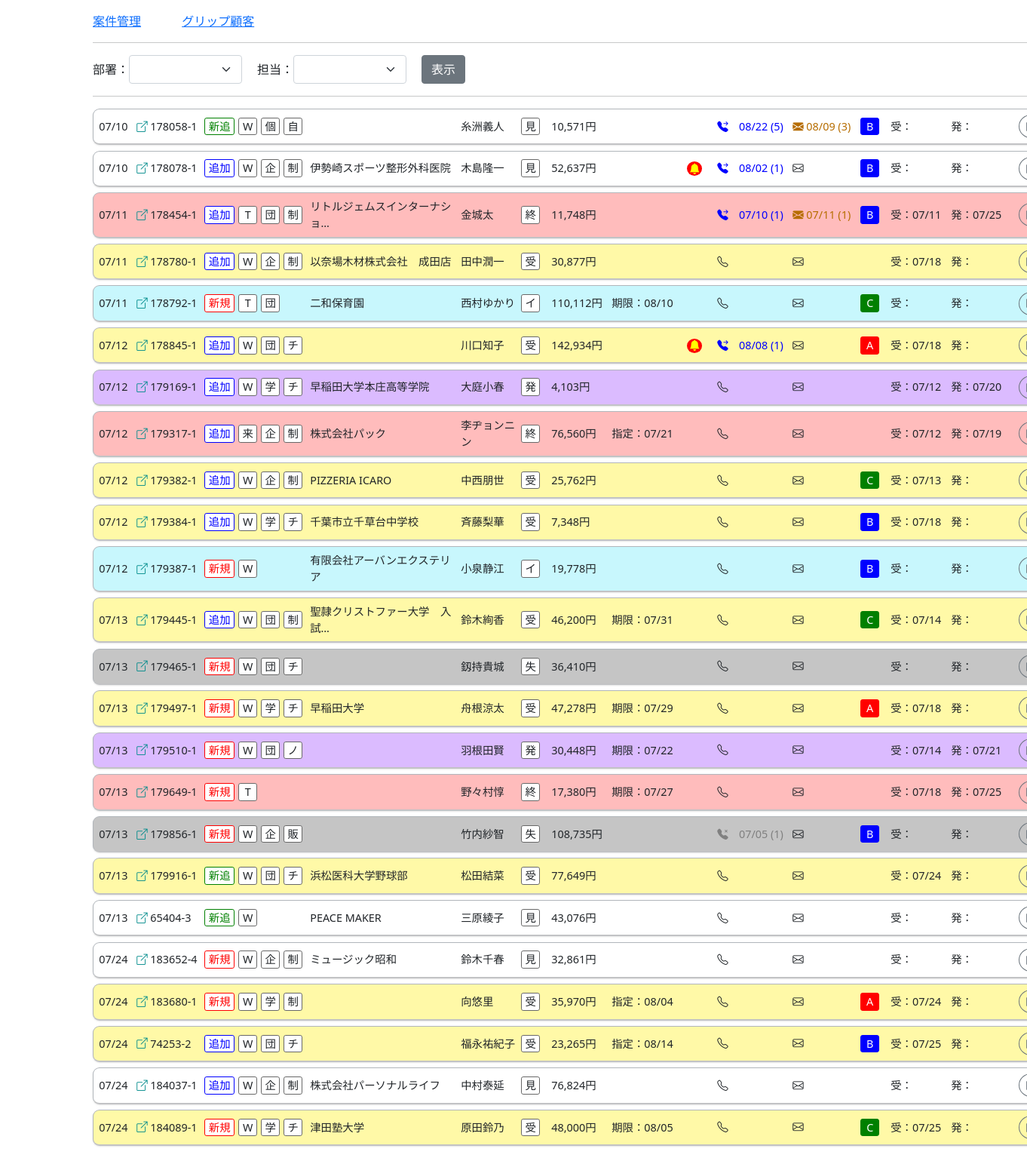
The page / on the database its author committed.
### sfa/models.py (models this page shows, shortened)
class Sfa_data(models.Model):
    mitsu_id=models.CharField("見積ID",max_length=10)
    mitsu_num=models.CharField("見積番号",max_length=10)
    mitsu_ver=models.CharField("見積バージョン",max_length=10)
    status=models.CharField("ステータス",max_length=10)
    order_kubun=models.CharField("注文区分",max_length=10)
    use_kubun=models.CharField("利用区分",max_length=10,blank=True)
    use_youto=models.CharField("使用用途",max_length=30,blank=True)
    nouhin_kigen=models.CharField("納品期限日",max_length=10,blank=True)
    nouhin_shitei=models.CharField("納品指定日",max_length=10,blank=True)
    mitsu_day=models.CharField("初回見積日",max_length=10)
    juchu_day=models.CharField("受注日",max_length=10,blank=True)
    hassou_day=models.CharField("発送完了日",max_length=10,blank=True)
    cus_id=models.CharField("顧客ID",max_length=10)
    sei=models.CharField("姓",max_length=10)
    mei=models.CharField("名",max_length=10)
    mail=models.CharField("メール",max_length=50,blank=True)
    pref=models.CharField("都道府県",max_length=10)
    com=models.CharField("会社名",max_length=50,blank=True)
    keiro=models.CharField("流入経路",max_length=10)
    money=models.IntegerField("金額",default=0)
    kakudo=models.CharField("確度",max_length=5,blank=True)
    alert=models.IntegerField("アラート",default=0)

### sfa/views.py (the view)
# urls.py: path('', index, name="index"),
def index(request):
    ins=Sfa_data.objects.all()
    list=[]
    for i in ins:
        dic={}
        dic["mitsu_id"]=i.mitsu_id
        dic["cus_id"]=i.cus_id
        dic["mitsu_day"]=i.mitsu_day[5:].replace("-","/")
        dic["mitsu_num"]=i.mitsu_num + "-" + i.mitsu_ver
        dic["order_kubun"]=i.order_kubun
        dic["keiro"]=i.keiro[:1]
        dic["use_kubun"]=i.use_kubun[:1]
        d={"チームウェア・アイテム":"チ","制服・スタッフウェア":"制","販促・ノベルティ":"ノ",
          "記念品・贈答品":"記","販売":"販","自分用":"自","その他":"他","":""}
        dic["use_youto"]=d[i.use_youto]
        dic["com"]=i.com
        dic["cus"]=i.sei + i.mei
        d={"見積送信":"見","イメージ":"イ","受注":"受","発送完了":"発","終了":"終","失注":"失","連絡待ち":"待"}
        dic["status"]=d[i.status]
        dic["money"]=i.money
        if i.nouhin_kigen != "":
            dic["nouki"]="期限：" + i.nouhin_kigen[5:].replace("-","/")
        elif i.nouhin_shitei != "":
            dic["nouki"]="指定：" +i.nouhin_shitei[5:].replace("-","/")
        else:
            dic["nouki"]=""
        dic["kakudo"]=i.kakudo
        dic["juchu"]=i.juchu_day[5:].replace("-","/")
        dic["hassou"]=i.hassou_day[5:].replace("-","/")
        tel_count=Sfa_action.objects.filter(mitsu_id=i.mitsu_id,type=1).count()
        if tel_count > 0:
            act_tel=Sfa_action.objects.filter(mitsu_id=i.mitsu_id,type=1).latest("day")
            dic["tel"]=act_tel.day[5:].replace("-","/") + " (" + str(tel_count) + ")"
            if act_tel.tel_result=="対応":
                dic["tel_result"]=1
            else:
                dic["tel_result"]=2
        else:
            dic["tel_result"]=0
        mail_count=Sfa_action.objects.filter(mitsu_id=i.mitsu_id,type=2).count()
        if mail_count > 0:
            act_mail=Sfa_action.objects.filter(mitsu_id=i.mitsu_id,type=2).latest("day")
            dic["mail"]=act_mail.day[5:].replace("-","/") + " (" + str(mail_count) + ") "
            dic["mail_result"]=1
        else:
            dic["mail_result"]=0
        today=str(date.today())
        alert_count=Sfa_action.objects.filter(mitsu_id=i.mitsu_id,type=4,alert_check=0,day__lte=today).count()
        dic["alert"]=alert_count
        list.append(dic)
    return render(request,"sfa/index.html",{"list":list})

### sfa/templates/sfa/index.html (shortened to what this page needs)
{% load static %}
{% load humanize %}
<!DOCTYPE html>
<html lang="ja">
<head>
    <link rel="stylesheet" href="{% static 'main.css' %}">
    <link href="https://cdn.jsdelivr.net/npm/bootstrap@5.0.2/dist/css/bootstrap.min.css" rel="stylesheet">
    <link rel="stylesheet" href="https://cdn.jsdelivr.net/npm/bootstrap-icons@1.8.0/font/bootstrap-icons.css">
</head>
<body>
    <div class="container mt-3 mb-5">
        <div style="margin: 0 auto; width: 1310px;">
            <div >
                <span><a href="{% url 'sfa:index' %}">案件管理</a></span>
                <span style="margin-left: 50px;"><a href="{% url 'crm:grip_index' %}">グリップ顧客</a></span>
            </div>
            <hr>
            <div class="flex">
                <div>部署：</div>
                <div>
                    <select class="form-select" name="busho" id="busho" style="width: 150px;">
                        <option></option>
                        <option>東京チーム</option>
                    </select>
                </div>
                <div style="margin-left: 20px;">担当：</div>
                <div>
                    <select class="form-select" name="tantou" id="tantou" style="width: 150px;"></select>
                </div>
                <div style="margin-left: 20px;">
                    <button type="button" class="btn btn-secondary">表示</button>
                </div>
            </div>
            <hr>
            <div>
                {% for i in list %}
                {% if i.status == "見" %}
                <div class="flex sfa_main" style="background-color: #FFF;">
                {% elif i.status == "イ" %}
                <div class="flex sfa_main" style="background-color: #c8f7fd;">
                {% elif i.status == "受" %}
                <div class="flex sfa_main" style="background-color: #fff9a7;">
                {% elif i.status == "発" %}
                <div class="flex sfa_main" style="background-color: #dbbbff;">
                {% elif i.status == "終" %}
                <div class="flex sfa_main" style="background-color: #ffbcbc;">
                {% elif i.status == "失" %}
                <div class="flex sfa_main" style="background-color: #c5c5c5;">
                {% elif i.status == "待" %}
                <div class="flex sfa_main" style="background-color: #FFF;">
                {% endif %}
                    <div style="width: 50px;">{{i.mitsu_day}}</div>
                    <div style="width: 90px;">
                        <span style="color: #008b8b;"><i class="bi bi-box-arrow-up-right"></i></span> {{i.mitsu_num}}
                    </div>
                    <div style="width: 45px;">
                        {% if i.order_kubun == "新規" %}
                            <div class="order order_1">新規</div>
                        {% elif i.order_kubun == "追加" %}
                            <div class="order order_2">追加</div>
                        {% elif i.order_kubun == "追加新柄" %}
                            <div class="order order_3">新追</div>
                        {% endif %}
                    </div>
                    <div style="width: 30px;">
                        {% if i.keiro %}<div class="order_use">{{i.keiro}}</div>{% endif %}
                    </div>
                    <div style="width: 30px;">
                        {% if i.use_kubun %}<div class="order_use">{{i.use_kubun}}</div>{% endif %}
                    </div>
                    <div style="width: 35px;">
                        {% if i.use_youto %}<div class="order_use">{{i.use_youto}}</div>{% endif %}
                    </div>
                    <div style="width: 200px;">{{i.com | truncatechars:15}}</div>
                    <div style="width: 80px;">{{i.cus | truncatechars:6}}</div>
                    <div style="width: 40px;"><div class="order_use">{{i.status}}</div></div>
                    <div style="width: 80px;">{{i.money | intcomma}}円</div>
                    <div style="width: 100px;">{{i.nouki}}</div>
                    <div style="width: 40px;">
                        {% if i.alert != 0 %}
                            <span class="bell"><i class="bi bi-bell-fill"></i></span>
                        {% endif %}
                    </div>
                    <div style="width: 100px;">
                        {% if i.tel_result == 0 %}
                            <span><i class="bi bi-telephone"></i></span>
                        {% elif i.tel_result == 1 %}
                            <span style="color: blue;"><i class="bi bi-telephone-forward-fill"></i>　{{i.tel}}</span>
                        {% elif i.tel_result == 2 %}
                            <span style="color: gray"><i class="bi bi-telephone-x-fill"></i>　{{i.tel}}</span>
                        {% endif %}
                    </div>
                    <div style="width: 90px;">
                        {% if i.mail_result == 0 %}
                            <span><i class="bi bi-envelope"></i></span>
                        {% else %}
                            <span style="color: #b66d00;"><i class="bi bi-envelope-fill"></i> {{i.mail}}</span>
                        {% endif %}
                    </div>
                    <div style="width: 40px;">
                        {% if i.kakudo == "A" %}
                            <div class="kakudo kakudo_A">A</div>
                        {% elif i.kakudo == "B" %}
                            <div class="kakudo kakudo_B">B</div>
                        {% elif i.kakudo == "C" %}
                            <div class="kakudo kakudo_C">C</div>
                        {% endif %}</div>
                    <div style="width: 80px;">受：{{i.juchu}}</div>
                    <div style="width: 90px;">発：{{i.hassou}}</div>
                    <div style="width: 40px;" id="{{i.mitsu_id}}" name="sfa_list">
                        <button type="button" class="btn btn-outline-secondary btn-sm" style="border-radius: 50%;" data-bs-toggle="modal" data-bs-target="#modal_est">
                        </button>
                    </div>
                </div>
                {% endfor %}
            </div>
        </div>
    </div>
</body>
</html>

### crm/static/main.css (style rules this page uses)
.flex { display: flex; flex-wrap: wrap; align-items: center; }
.sfa_main { padding: 0.5em 0.5em; margin-top: 0.5em; border: solid 0.5px #b1b6bb; border-bottom: solid 2px #c2c3c5; box-shadow: 0px 1px 2px rgb(150 150 150 / 25%); border-radius: 9px; font-size: 0.9em; }
.bell { border-radius: 50%; background: red; color: yellow; padding: 0 0.2em; text-align: center; vertical-align: middle; }
.order { background-color:white; width: 40px; padding: 0 0.2em; border-radius: 0.2em; text-align: center; }
.order_1 { color: red; border: 1px solid red; }
.order_2 { color: blue; border: 1px solid blue; }
.order_3 { color: green; border: 1px solid green; }
.order_use { background-color: white; border: 1px solid #686868; width: 25px; padding: 0 0.2em; border-radius: 0.2em; text-align: center; }
.kakudo { color: white; width: 25px; padding: 0 0.2em; border-radius: 0.2em; text-align: center; }
.kakudo_A { background-color:red; border: 1px solid red; }
.kakudo_B { background-color:blue; border: 1px solid blue; }
.kakudo_C { background-color:green; border: 1px solid green; }

### rows shown on the page
Sfa_data: com "伊勢崎スポーツ整形外科医院"
Sfa_data: com "リトルジェムスインターナショ…"
Sfa_data: com "以奈場木材株式会社 成田店"
Sfa_data: com "二和保育園"
Sfa_data: com "早稲田大学本庄高等学院"
Sfa_data: com "株式会社パック"
Sfa_data: com "PIZZERIA ICARO"
Sfa_data: com "千葉市立千草台中学校"
Sfa_data: com "有限会社アーバンエクステリア"
Sfa_data: com "聖隷クリストファー大学 入試…"
Sfa_data: com "早稲田大学"
Sfa_data: com "浜松医科大学野球部"
Sfa_data: com "PEACE MAKER"
Sfa_data: com "ミュージック昭和"
Sfa_data: com "株式会社パーソナルライフ"
Sfa_data: com "津田塾大学"

### other values the page prints
{{ i.mitsu_day }} "07/10" "07/10" "07/11" "07/11" "07/11" "07/12" "07/12" "07/12" "07/12" "07/12" "07/12" "07/13" "07/13" "07/13" "07/13" "07/13" "07/13" "07/13" "07/13" "07/24" "07/24" "07/24" "07/24" "07/24"
{{ i.mitsu_num }} "178058-1" "178078-1" "178454-1" "178780-1" "178792-1" "178845-1" "179169-1" "179317-1" "179382-1" "179384-1" "179387-1" "179445-1" "179465-1" "179497-1" "179510-1" "179649-1" "179856-1" "179916-1" "65404-3" "183652-4" "183680-1" "74253-2" "184037-1" "184089-1"
{{ i.keiro }} "W" "W" "T" "W" "T" "W" "W" "来" "W" "W" "W" "W" "W" "W" "W" "T" "W" "W" "W" "W" "W" "W" "W" "W"
{{ i.use_kubun }} "個" "企" "団" "企" "団" "団" "学" "企" "企" "学" "団" "団" "学" "団" "企" "団" "企" "学" "団" "企" "学"
{{ i.use_youto }} "自" "制" "制" "制" "チ" "チ" "制" "制" "チ" "制" "チ" "チ" "ノ" "販" "チ" "制" "制" "チ" "制" "チ"
{{ i.cus | truncatechars:6 }} "糸洲義人" "木島隆一" "金城太" "田中潤一" "西村ゆかり" "川口知子" "大庭小春" "李ヂョンニン" "中西朋世" "斉藤梨華" "小泉静江" "鈴木絢香" "釼持貴城" "舟根涼太" "羽根田賢" "野々村惇" "竹内紗智" "松田結菜" "三原綾子" "鈴木千春" "向悠里" "福永祐紀子" "中村泰延" "原田鈴乃"
{{ i.status }} "見" "見" "終" "受" "イ" "受" "発" "終" "受" "受" "イ" "受" "失" "受" "発" "終" "失" "受" "見" "見" "受" "受" "見" "受"
{{ i.money | intcomma }} "10,571" "52,637" "11,748" "30,877" "110,112" "142,934" "4,103" "76,560" "25,762" "7,348" "19,778" "46,200" "36,410" "47,278" "30,448" "17,380" "108,735" "77,649" "43,076" "32,861" "35,970" "23,265" "76,824" "48,000"
{{ i.tel }} "08/22 (5)" "08/02 (1)" "07/10 (1)" "08/08 (1)"
{{ i.mail }} "08/09 (3)" "07/11 (1)"
{{ i.juchu }} "07/11" "07/18" "07/18" "07/12" "07/12" "07/13" "07/18" "07/14" "07/18" "07/14" "07/18" "07/24" "07/24" "07/25" "07/25"
{{ i.hassou }} "07/25" "07/20" "07/19" "07/21" "07/25"
{{ i.nouki }} "期限：08/10" "指定：07/21" "期限：07/31" "期限：07/29" "期限：07/22" "期限：07/27" "指定：08/04" "指定：08/14" "期限：08/05"
{{ i.tel }} "07/05 (1)"
